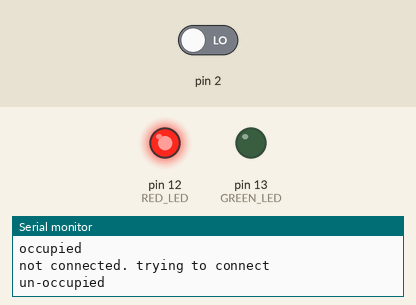
Simulated run of this sketch. Board: Arduino Uno, built with avr-gcc and run on an emulated ATmega328P. Shown: output pins drawn as LEDs (lit = HIGH), the last lines printed to the serial monitor. The test bench sets the inputs (shaded band); at power-on: pin 2 LOW. WiFi joins after 1.5 s; servers stay silent unless stated; no MQTT or app messages arrive unless stated.

Above: at 1.2 s.
1.3 s: pin 2 driven HIGH
At 2.3 s:
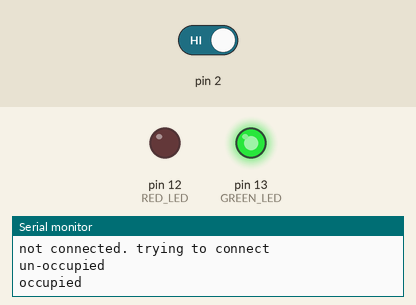
2.8 s: pin 2 driven LOW
At 4.2 s:
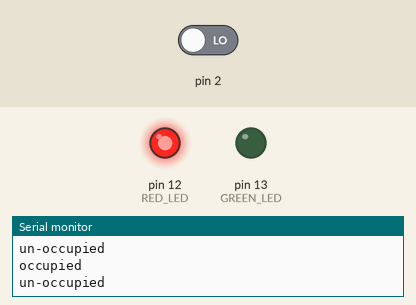
Timing chart, 0 to 5.8 s (numbered marks = the images above; inputs shaded):
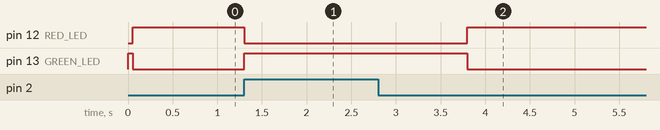

The sketch:

isoccupied.ino
```cpp
#include <Arduino.h>
#include <SPI.h>
#include <Ethernet.h>
#include "PubSubClient.h"

#define GREEN_LED 13
#define RED_LED 12
#define OCCUPATION_PERIOD_SECONDS 1

#define MQTT_ID "67B5AD17-0491-476B-BB0A-7E2982AC3435"

void callback(char* topic, byte* payload, unsigned int length)
{
    // Ignored Porposely
}

byte _serverIpAddress[] = { 10,0,0,19 };
EthernetClient _ethernetClient;
PubSubClient _pubSubClient(_serverIpAddress, 1883, callback, _ethernetClient);

byte _macAddress[] = { 0x00, 0xAA, 0xBB, 0xAB, 0xDE, 0x02 };
IPAddress _ipAddress(10, 0, 0, 50);
IPAddress _subnetMask(255, 255, 255, 0);
IPAddress _defaultGateway(10, 0, 0, 138);
IPAddress _dns(8, 8, 8, 8);

bool _previewsState;
bool _boot;
long _lastOccupied;

bool checkOccupied();
void notifyServer(bool isOccupied);
void notifyServer(bool isOccupied);

void setup()
{
	pinMode(GREEN_LED, OUTPUT);
	pinMode(RED_LED, OUTPUT);
	pinMode(PIN0, INPUT);

	Serial.begin(9600);

	_lastOccupied = -1 * OCCUPATION_PERIOD_SECONDS * 1000;
	_boot = true;

	digitalWrite(GREEN_LED, HIGH);
	digitalWrite(RED_LED, HIGH);

	// Static IP
	Ethernet.begin(_macAddress, _ipAddress, _dns, _defaultGateway, _subnetMask);

	digitalWrite(GREEN_LED, LOW);
	digitalWrite(RED_LED, LOW);
}


void loop()
{
	bool isOccupied = checkOccupied();

	// If it's not the first time this arduino is up
	// or the occupation state hasn't changed
	if (!_boot && _previewsState == isOccupied)
	{
		return;
	}

	notifyUser(isOccupied);
	notifyServer(isOccupied);

	_previewsState = isOccupied;
	_boot = false;
}


bool checkOccupied()
{
    bool isOccupied = digitalRead(PIN2);

    if (isOccupied)
    {
        _lastOccupied = millis();
    }
    else
    {
        // Check if the last occupied date was in the last OCCUPATION_PERIOD_SECONDS seconds
        long now = millis();
        long diff = now - _lastOccupied;

        if (diff <= OCCUPATION_PERIOD_SECONDS * 1000)
        {
            isOccupied = true;
        }
    }

    return isOccupied;
};

void notifyServer(bool isOccupied)
{

    if (!_pubSubClient.connected())
    {
        Serial.println("not connected. trying to connect");

        bool result = _pubSubClient.connect(MQTT_ID);

		if (!result)
		{
			Serial.println("connection error");

			return;
		}
    }

    char* message;
    if (isOccupied)
    {
        message = "{\"occupied\":true}";
    }
    else
    {
        message = "{\"occupied\":false}";
    }

    _pubSubClient.publish("messages", message);
}

void notifyUser(bool isOccupied)
{
    if (isOccupied)
    {
        Serial.println("occupied");
        digitalWrite(GREEN_LED, HIGH);
        digitalWrite(RED_LED, LOW);
    }
    else
    {
        Serial.println("un-occupied");
        digitalWrite(GREEN_LED, LOW);
        digitalWrite(RED_LED, HIGH);
    }
}
```

Measured:
- after the input at 1.3 s, pin 12 (RED_LED): HIGH → LOW at once; pin 13 (GREEN_LED): LOW → HIGH at once
- after the input at 2.8 s, pin 12 (RED_LED): LOW → HIGH after 1.0 s; pin 13 (GREEN_LED): HIGH → LOW after 1.0 s
